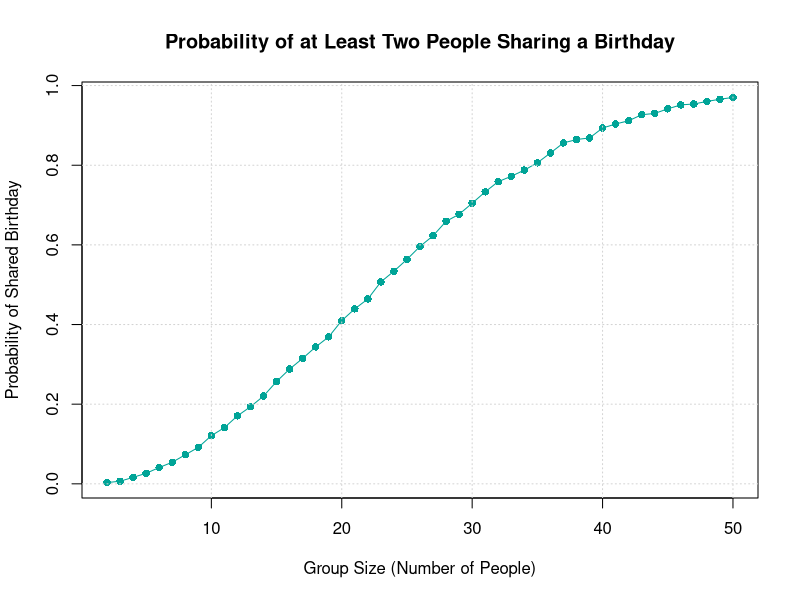

Generate this figure with R:
## ---- chunk 1
library(tidyverse)
## ---- chunk 2

has_duplicate_birthday <- function(n) {
  birthdays <- sample(1:365, n, replace = TRUE)
  
  # Check if there are any duplicates and return TRUE if there are, FALSE otherwise
  any(duplicated(birthdays))
}

# Test the function for a group of 23 people
has_duplicate_birthday(23)
## ---- chunk 3
compute_probabilities <- function(group_sizes, simulations = 10000) {
  probabilities <- numeric(length(group_sizes))
  for (i in seq_along(group_sizes)) {
    n <- group_sizes[i]
    duplicates <- sum(replicate(simulations, has_duplicate_birthday(n)))
    probabilities[i] <- duplicates / simulations
  }
  return(probabilities)
}

# For each group size, compute the probability that at least two people in the group will share a birthday by averaging across the 10000 simulation runs.
group_sizes <- 2:50
probabilities <- compute_probabilities(group_sizes)
## ---- chunk 4
# Plot the results
plot(group_sizes, probabilities, type = "o", pch = 16, col = "#00a497", 
     xlab = "Group Size (Number of People)", ylab = "Probability of Shared Birthday",
     main = "Probability of at Least Two People Sharing a Birthday")
grid()
